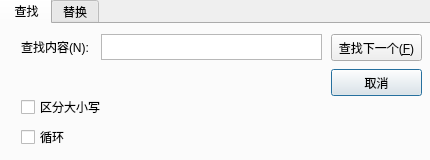
<?xml version="1.0" encoding="UTF-8"?>
<ui version="4.0">
 <class>replaceDialog</class>
 <widget class="QDialog" name="replaceDialog">
  <property name="geometry">
   <rect>
    <x>0</x>
    <y>0</y>
    <width>430</width>
    <height>160</height>
   </rect>
  </property>
  <property name="minimumSize">
   <size>
    <width>0</width>
    <height>0</height>
   </size>
  </property>
  <property name="windowTitle">
   <string>查找</string>
  </property>
  <widget class="QTabWidget" name="rdlg_tab">
   <property name="geometry">
    <rect>
     <x>-1</x>
     <y>-2</y>
     <width>433</width>
     <height>164</height>
    </rect>
   </property>
   <property name="currentIndex">
    <number>0</number>
   </property>
   <widget class="QWidget" name="tab_find">
    <attribute name="title">
     <string> 查找</string>
    </attribute>
    <widget class="QPlainTextEdit" name="findContent">
     <property name="geometry">
      <rect>
       <x>100</x>
       <y>10</y>
       <width>221</width>
       <height>26</height>
      </rect>
     </property>
    </widget>
    <widget class="QCheckBox" name="check_repeat">
     <property name="geometry">
      <rect>
       <x>20</x>
       <y>105</y>
       <width>91</width>
       <height>16</height>
      </rect>
     </property>
     <property name="text">
      <string>循环</string>
     </property>
    </widget>
    <widget class="QLabel" name="label">
     <property name="geometry">
      <rect>
       <x>20</x>
       <y>15</y>
       <width>81</width>
       <height>16</height>
      </rect>
     </property>
     <property name="font">
      <font>
       <pointsize>9</pointsize>
      </font>
     </property>
     <property name="text">
      <string>查找内容(N):</string>
     </property>
    </widget>
    <widget class="QCheckBox" name="check_capital">
     <property name="geometry">
      <rect>
       <x>20</x>
       <y>75</y>
       <width>91</width>
       <height>16</height>
      </rect>
     </property>
     <property name="text">
      <string>区分大小写</string>
     </property>
    </widget>
    <widget class="QPushButton" name="button_cancel">
     <property name="geometry">
      <rect>
       <x>330</x>
       <y>45</y>
       <width>91</width>
       <height>27</height>
      </rect>
     </property>
     <property name="text">
      <string>取消</string>
     </property>
    </widget>
    <widget class="QPushButton" name="button_findNext">
     <property name="geometry">
      <rect>
       <x>330</x>
       <y>10</y>
       <width>91</width>
       <height>27</height>
      </rect>
     </property>
     <property name="text">
      <string>查找下一个(&amp;F)</string>
     </property>
    </widget>
   </widget>
   <widget class="QWidget" name="tab_replace">
    <attribute name="title">
     <string>替换</string>
    </attribute>
    <widget class="QLabel" name="label_3">
     <property name="geometry">
      <rect>
       <x>20</x>
       <y>15</y>
       <width>81</width>
       <height>16</height>
      </rect>
     </property>
     <property name="font">
      <font>
       <pointsize>9</pointsize>
      </font>
     </property>
     <property name="text">
      <string>查找内容(N):</string>
     </property>
    </widget>
    <widget class="QCheckBox" name="rcheck_capital">
     <property name="geometry">
      <rect>
       <x>20</x>
       <y>82</y>
       <width>91</width>
       <height>16</height>
      </rect>
     </property>
     <property name="text">
      <string>区分大小写</string>
     </property>
    </widget>
    <widget class="QPushButton" name="rbutton_findNext">
     <property name="geometry">
      <rect>
       <x>330</x>
       <y>7</y>
       <width>90</width>
       <height>25</height>
      </rect>
     </property>
     <property name="text">
      <string>查找下一个(&amp;F)</string>
     </property>
    </widget>
    <widget class="QPlainTextEdit" name="rFindContent">
     <property name="geometry">
      <rect>
       <x>100</x>
       <y>10</y>
       <width>221</width>
       <height>26</height>
      </rect>
     </property>
    </widget>
    <widget class="QPushButton" name="rbutton_replace">
     <property name="geometry">
      <rect>
       <x>330</x>
       <y>37</y>
       <width>90</width>
       <height>25</height>
      </rect>
     </property>
     <property name="text">
      <string>替换(&amp;R)</string>
     </property>
    </widget>
    <widget class="QCheckBox" name="rcheck_repeat">
     <property name="geometry">
      <rect>
       <x>20</x>
       <y>110</y>
       <width>91</width>
       <height>16</height>
      </rect>
     </property>
     <property name="text">
      <string>循环</string>
     </property>
    </widget>
    <widget class="QLabel" name="label_6">
     <property name="geometry">
      <rect>
       <x>20</x>
       <y>50</y>
       <width>81</width>
       <height>16</height>
      </rect>
     </property>
     <property name="font">
      <font>
       <pointsize>9</pointsize>
      </font>
     </property>
     <property name="text">
      <string> 替换为(P):</string>
     </property>
    </widget>
    <widget class="QPlainTextEdit" name="rTargetContent">
     <property name="geometry">
      <rect>
       <x>100</x>
       <y>45</y>
       <width>221</width>
       <height>26</height>
      </rect>
     </property>
    </widget>
    <widget class="QPushButton" name="rbutton_replace_all">
     <property name="geometry">
      <rect>
       <x>330</x>
       <y>67</y>
       <width>90</width>
       <height>25</height>
      </rect>
     </property>
     <property name="text">
      <string>全部替换(&amp;A)</string>
     </property>
    </widget>
    <widget class="QPushButton" name="rbutton_cancel">
     <property name="geometry">
      <rect>
       <x>330</x>
       <y>97</y>
       <width>90</width>
       <height>25</height>
      </rect>
     </property>
     <property name="text">
      <string>取消</string>
     </property>
    </widget>
   </widget>
  </widget>
 </widget>
 <resources/>
 <connections/>
</ui>
